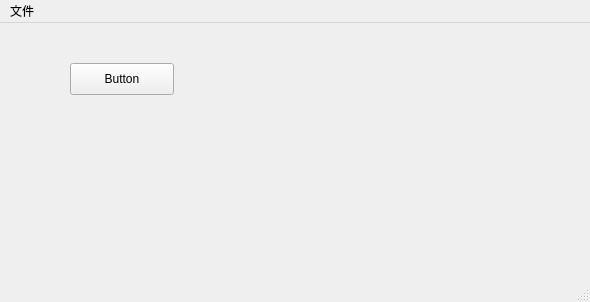
<?xml version="1.0" encoding="UTF-8"?>
<ui version="4.0">
 <class>MainWindow</class>
 <widget class="QMainWindow" name="MainWindow">
  <property name="geometry">
   <rect>
    <x>0</x>
    <y>0</y>
    <width>590</width>
    <height>302</height>
   </rect>
  </property>
  <property name="minimumSize">
   <size>
    <width>100</width>
    <height>100</height>
   </size>
  </property>
  <property name="maximumSize">
   <size>
    <width>640</width>
    <height>480</height>
   </size>
  </property>
  <property name="windowTitle">
   <string>MainWindow</string>
  </property>
  <widget class="QWidget" name="centralwidget">
   <widget class="QPushButton" name="pushButton">
    <property name="geometry">
     <rect>
      <x>70</x>
      <y>40</y>
      <width>104</width>
      <height>32</height>
     </rect>
    </property>
    <property name="text">
     <string>Button</string>
    </property>
   </widget>
  </widget>
  <widget class="QMenuBar" name="menubar">
   <property name="geometry">
    <rect>
     <x>0</x>
     <y>0</y>
     <width>590</width>
     <height>27</height>
    </rect>
   </property>
   <widget class="QMenu" name="menu">
    <property name="title">
     <string>文件</string>
    </property>
    <addaction name="actionaddFile"/>
    <addaction name="action"/>
    <addaction name="separator"/>
    <addaction name="actionQuit"/>
    <addaction name="separator"/>
    <addaction name="actionAddin"/>
   </widget>
   <addaction name="menu"/>
  </widget>
  <widget class="QStatusBar" name="statusbar"/>
  <action name="actionaddFile">
   <property name="icon">
    <iconset theme="accessories-calculator"/>
   </property>
   <property name="text">
    <string>New Project</string>
   </property>
   <property name="shortcut">
    <string>Ctrl+N</string>
   </property>
  </action>
  <action name="action">
   <property name="text">
    <string>打开文件</string>
   </property>
  </action>
  <action name="actionQuit">
   <property name="text">
    <string>Quit</string>
   </property>
  </action>
  <action name="actionAddin">
   <property name="text">
    <string>Addin</string>
   </property>
  </action>
 </widget>
 <resources/>
 <connections>
  <connection>
   <sender>actionaddFile</sender>
   <signal>triggered()</signal>
   <receiver>MainWindow</receiver>
   <slot>close()</slot>
   <hints>
    <hint type="sourcelabel">
     <x>-1</x>
     <y>-1</y>
    </hint>
    <hint type="destinationlabel">
     <x>294</x>
     <y>150</y>
    </hint>
   </hints>
  </connection>
  <connection>
   <sender>pushButton</sender>
   <signal>clicked()</signal>
   <receiver>MainWindow</receiver>
   <slot>close()</slot>
   <hints>
    <hint type="sourcelabel">
     <x>121</x>
     <y>82</y>
    </hint>
    <hint type="destinationlabel">
     <x>294</x>
     <y>150</y>
    </hint>
   </hints>
  </connection>
 </connections>
</ui>
